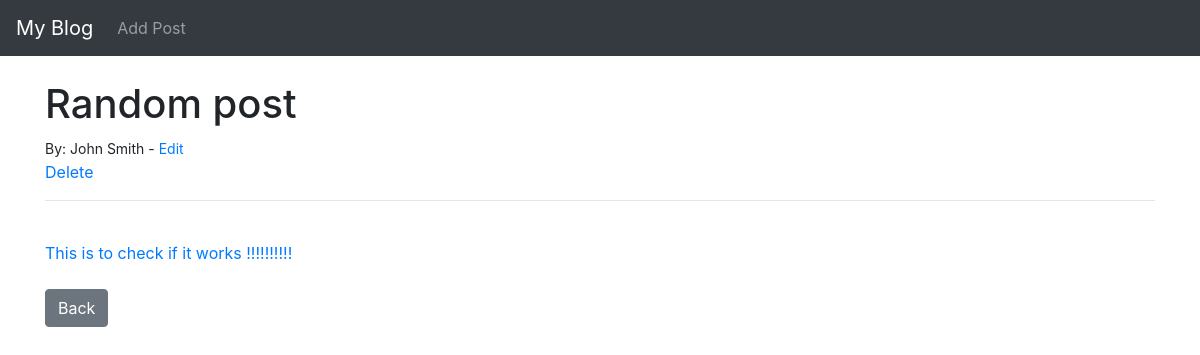
Page /article/3 on the committed database.
### theblog/models.py (models this page shows, shortened)
class Post(models.Model):
    title = models.CharField(max_length=255)
    title_tag = models.CharField(max_length=255)
    author = models.ForeignKey(User, on_delete=models.CASCADE)
    body = models.TextField()
    created_at = models.DateTimeField(default=timezone.now)
    updated_at = models.DateTimeField(auto_now=True)
    is_public = models.BooleanField(default=True)
    password = models.CharField(max_length=50, blank=True, null=True)
    image = models.ImageField(upload_to='images/', null=True, blank=True)
    media_link = models.URLField(max_length=200, null=True, blank=True)

### theblog/views.py (the view)
# urls.py: path('article/<int:pk>', ArticleDetailView.as_view(), name='article-detail'),
class ArticleDetailView(DetailView):
    model = Post
    template_name = 'article_details.html'

### theblog/templates/article_details.html (shortened to what this page needs)
{% extends 'base.html' %}
{% block content %}
    <h1>{{ post.title }}</h1>
    <small>By: {{ post.author.first_name }}
    {{ post.author.last_name }} - <a href="{% url 'update_post' post.pk %}">Edit</a>
    </small></br>
    <a href="{% url 'delete_post' post.pk %}">Delete
    <hr>
    <br/>
    {{ post.body }}
    <br/><br/>
    <a href="{% url 'home' %}" class="btn btn-secondary">Back</a>
{% endblock %}

### rows in the picture
Post: title "Random post", author.first_name "John", author.last_name "Smith", body "This is to check if it works !!!!!!!!!!"
